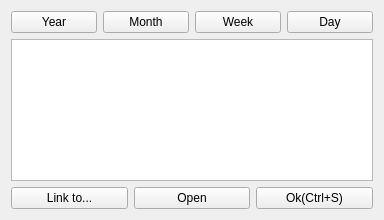
<?xml version="1.0" encoding="UTF-8"?>
<ui version="4.0">
 <class>EditNoteDialogue</class>
 <widget class="QWidget" name="EditNoteDialogue">
  <property name="geometry">
   <rect>
    <x>0</x>
    <y>0</y>
    <width>384</width>
    <height>220</height>
   </rect>
  </property>
  <property name="windowTitle">
   <string>New note</string>
  </property>
  <layout class="QVBoxLayout" name="verticalLayout">
   <item>
    <layout class="QHBoxLayout" name="horizontalLayout_2">
     <property name="bottomMargin">
      <number>0</number>
     </property>
     <item>
      <widget class="QPushButton" name="yearButton">
       <property name="text">
        <string>Year</string>
       </property>
      </widget>
     </item>
     <item>
      <widget class="QPushButton" name="monthButton">
       <property name="text">
        <string>Month</string>
       </property>
      </widget>
     </item>
     <item>
      <widget class="QPushButton" name="weekButton">
       <property name="text">
        <string>Week</string>
       </property>
      </widget>
     </item>
     <item>
      <widget class="QPushButton" name="dayButton">
       <property name="text">
        <string>Day</string>
       </property>
       <property name="shortcut">
        <string>Ctrl+D</string>
       </property>
      </widget>
     </item>
    </layout>
   </item>
   <item>
    <widget class="QTextEdit" name="textEdit">
     <property name="html">
      <string>&lt;!DOCTYPE HTML PUBLIC &quot;-//W3C//DTD HTML 4.0//EN&quot; &quot;http://www.w3.org/TR/REC-html40/strict.dtd&quot;&gt;
&lt;html&gt;&lt;head&gt;&lt;meta name=&quot;qrichtext&quot; content=&quot;1&quot; /&gt;&lt;style type=&quot;text/css&quot;&gt;
p, li { white-space: pre-wrap; }
&lt;/style&gt;&lt;/head&gt;&lt;body style=&quot; font-family:'Cantarell'; font-size:10pt; font-weight:400; font-style:normal;&quot;&gt;
&lt;p style=&quot;-qt-paragraph-type:empty; margin-top:0px; margin-bottom:0px; margin-left:0px; margin-right:0px; -qt-block-indent:0; text-indent:0px; font-family:'Ubuntu'; font-size:11pt;&quot;&gt;&lt;br /&gt;&lt;/p&gt;&lt;/body&gt;&lt;/html&gt;</string>
     </property>
     <property name="acceptRichText">
      <bool>false</bool>
     </property>
    </widget>
   </item>
   <item>
    <layout class="QHBoxLayout" name="horizontalLayout">
     <item>
      <widget class="QPushButton" name="makeLinkButton">
       <property name="text">
        <string>Link to...</string>
       </property>
       <property name="shortcut">
        <string>Ctrl+L</string>
       </property>
      </widget>
     </item>
     <item>
      <widget class="QPushButton" name="openButton">
       <property name="text">
        <string>Open</string>
       </property>
      </widget>
     </item>
     <item>
      <widget class="QPushButton" name="okButton">
       <property name="text">
        <string>Ok(Ctrl+S)</string>
       </property>
       <property name="shortcut">
        <string>Ctrl+S</string>
       </property>
      </widget>
     </item>
    </layout>
   </item>
  </layout>
  <action name="actionEscape">
   <property name="text">
    <string>escape</string>
   </property>
   <property name="shortcut">
    <string>Esc</string>
   </property>
  </action>
 </widget>
 <resources/>
 <connections>
  <connection>
   <sender>actionEscape</sender>
   <signal>triggered()</signal>
   <receiver>EditNoteDialogue</receiver>
   <slot>close()</slot>
   <hints>
    <hint type="sourcelabel">
     <x>-1</x>
     <y>-1</y>
    </hint>
    <hint type="destinationlabel">
     <x>159</x>
     <y>109</y>
    </hint>
   </hints>
  </connection>
 </connections>
 <slots>
  <slot>input_done()</slot>
  <slot>make_link()</slot>
 </slots>
</ui>
